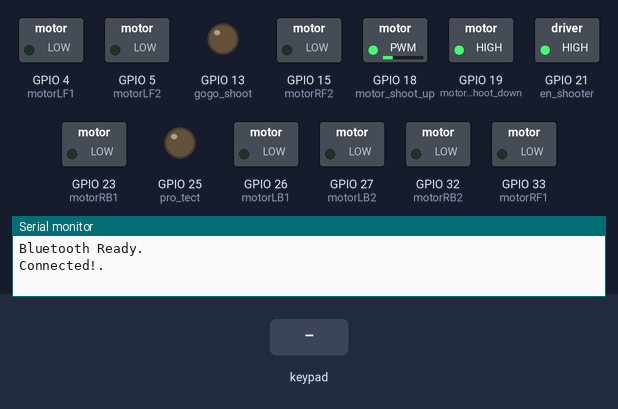
Bench run of a sketch on a simulated ESP32. Shown: switched loads named in the sketch (green lamp = pin HIGH), output pins drawn as LEDs (lit = HIGH), the last lines printed to the serial monitor. Inputs (shaded band) come from the test bench. Nothing arrives over Bluetooth unless stated.

Above: at 1.2 s.
1.3 s: key 'U' pressed
At 1.9 s:
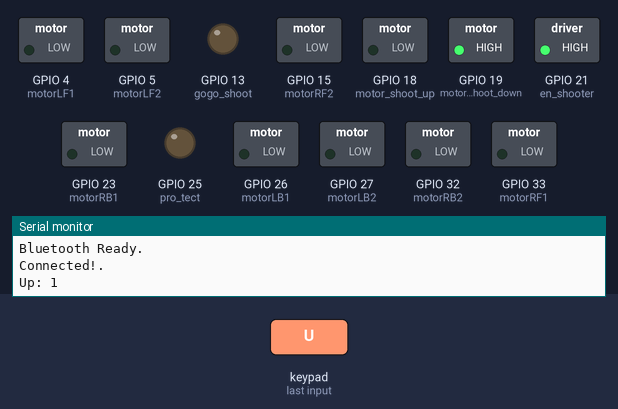
At 2.7 s:
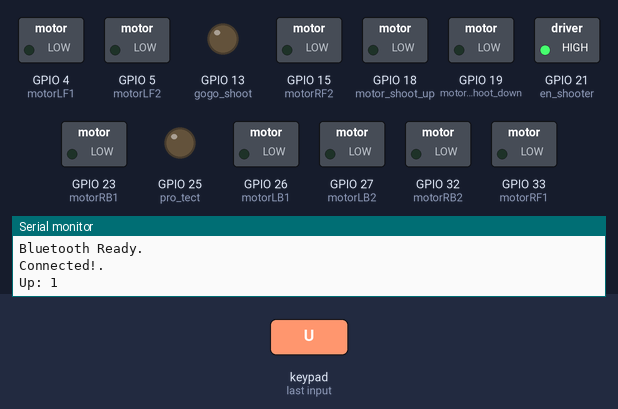
4.3 s: key 'L' pressed
7.3 s: key 'U' pressed
9.7 s: key 'L' pressed
At 11.0 s:
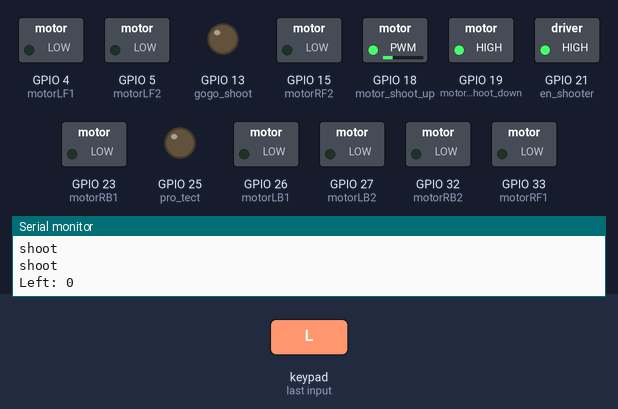
Timing chart, 0 to 12.2 s (numbered marks = the images above; inputs shaded):
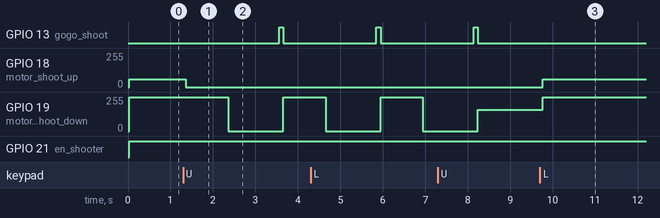

Measured:
- after the input at 1.3 s, GPIO 13 (gogo_shoot): LOW → HIGH after 2.3 s, → LOW 0.10 s later; GPIO 18 (motor_shoot_up): 60/255 → 0/255 after 0.06 s; GPIO 19 (motor_shoot_down): 255/255 → 0/255 after 1.1 s, → 255/255 1.3 s later
- after the input at 9.7 s, GPIO 18 (motor_shoot_up): 0/255 → 60/255 after 0.06 s; GPIO 19 (motor_shoot_down): 160/255 → 255/255 after 0.06 s

The sketch:

main3_ps5.ino
```cpp
#include <ps5Controller.h>

#define motorLF1 4
#define motorLF2 5

#define motorRF1 33
#define motorRF2 15

#define motorRB1 23
#define motorRB2 32

#define motorLB1 26
#define motorLB2 27

#define motor_shoot_up 18
#define motor_shoot_down 19
#define en_shooter 21 //dir

// #define arm 28
// #define hand 31
// #define drop_ball 26
// #define go_shoot 27

#define pro_tect 25
#define gogo_shoot 13

int8_t pneu_shoot = 0;
int8_t pneu_arm_dribble = 0;
int8_t hand_ball_state = 0;

int speed = 0, strafe = 0, turn = 0;

int slow_mode = 0 , SWmode = 0 ;

int nue_shootMT = 0 ,stop_shoot=0;

int go_shoot =0 ;

int power=0 ,power1=0 , power2=0;

int protect =0;

bool toggle[16] = {false, false, false, false, false, false, false, false, false, false, false, false, false, false, false, false};

void onConnect() {
  Serial.println("Connected!.");
}

void onDisConnect() {
  Serial.println("Disconnected!.");
}

void onEvent() {
  if(ps5.event.button_down.square) {
    toggle[0] = !toggle[0];
    Serial.print("Square: ");
    Serial.println(toggle[0]);
  }
  if(ps5.event.button_down.triangle) {
    toggle[1] = !toggle[1];
    Serial.print("Triangle: ");
    Serial.println(toggle[1]);
  }
  if(ps5.event.button_down.circle) {
    toggle[2] = !toggle[2];
    Serial.print("Circle: ");
    Serial.println(toggle[2]);
  }
  if(ps5.event.button_down.cross){
    toggle[3] = !toggle[3];
    Serial.print("Cross: ");
    Serial.println(toggle[3]);
  }
  if(ps5.event.button_down.l1) {
    toggle[4] = !toggle[4];
    Serial.print("L1: ");
    Serial.println(toggle[4]);
  }
   if(ps5.event.button_down.l2) {
    toggle[5] = !toggle[5];
    Serial.print("L2: ");
    Serial.println(toggle[5]);
  }
  if(ps5.event.button_down.r1) {
    toggle[6] = !toggle[6];
    Serial.print("R1: ");
    Serial.println(toggle[6]);
  }
    if(ps5.event.button_down.r2) {
    toggle[7] = !toggle[7];
    Serial.print("R1: ");
    Serial.println(toggle[7]);
  }
  if(ps5.event.button_down.share) {
    toggle[8] = !toggle[8];
    Serial.print("Share: ");
    Serial.println(toggle[8]);
  }
  if(ps5.event.button_down.ps) {
    toggle[10] = !toggle[10];
    Serial.print("PS: ");
    Serial.println(toggle[10]);
  }
  if(ps5.event.button_down.touchpad) {
    toggle[11] = !toggle[11];
    Serial.print("Touchpad: ");
    Serial.println(toggle[11]);
  }
  if(ps5.event.button_down.up) {
    toggle[12] = !toggle[12];
    Serial.print("Up: ");
    Serial.println(toggle[12]);
  }
  if(ps5.event.button_down.down) {
    toggle[13] = !toggle[13];
    Serial.print("Down: ");
    Serial.println(toggle[13]);
  }
  if(ps5.event.button_down.left) {
    toggle[14] = !toggle[14];
    Serial.print("Left: ");
    Serial.println(toggle[14]);
  }
}


void setup() {
  Serial.begin(115200);
  ps5.attachOnConnect(onConnect);
  ps5.attachOnDisconnect(onDisConnect);
  ps5.attach(onEvent);
  ps5.begin("88:03:4C:79:F5:36"); // เปลี่ยนเป็น MAC ของ PS5 Controller

  pinMode(motorLF1,OUTPUT);
  pinMode(motorLF2,OUTPUT);
  pinMode(motorRF1,OUTPUT);
  pinMode(motorRF2,OUTPUT);
  pinMode(motorLB1,OUTPUT);
  pinMode(motorLB2,OUTPUT);
  pinMode(motorRB1,OUTPUT);
  pinMode(motorRB2,OUTPUT);

  pinMode(motor_shoot_up, OUTPUT);
  pinMode(motor_shoot_down, OUTPUT);
  pinMode(en_shooter,OUTPUT);

  pinMode(pro_tect, OUTPUT);
  pinMode(gogo_shoot,OUTPUT);

  analogWrite(motor_shoot_up, 0);
  analogWrite(motor_shoot_down, 0);
  Serial.println("Bluetooth Ready.");
}
// ตัวอย่างสมมุติ ใช้ไลบรารี ps5controller.h ที่มีฟังก์ชัน setLedColor(r,g,b);

// void setColorBasedOnMode(int sw_mode) {
//   if (sw_mode == 1) {
//     ps5.setLightBar(255, 0, 0);  // แดง โหมด ON
//   } else {
//     ps5.setLightBar(0, 0, 255);  // น้ำเงิน โหมด OFF
//   }
// }


void loop() {
  drive_manual(speed,strafe,turn);

  rel(go_shoot);
  rel1(protect);
  int leftX = ps5.LStickX();
  int leftY = ps5.LStickY();
  int rightX = ps5.RStickX();
  int rightY = ps5.RStickY();
  int Circle = ps5.Circle();
  int Square = ps5.Square();
  int L2 = ps5.L2();
  int R2 = ps5.R2();
  int L1 = ps5.L1();
  int R1 = ps5.R1();
  // int Cross = ps5.Cross();
  // int Left = ps5.Left();
  // int Right = ps5.Right();
  // int Options = ps5.Options();
  int touchpad = toggle[11];
  //int Share = ps5.Share();

 String mess = String(leftX) + "," +
                String(rightY) + "," +
                String(rightX) + "," +
                String(toggle[4]) + "," + //l1
                String(toggle[5]) + "," +//l2
                String(toggle[6]) + "," + //r1
                String(toggle[7]) + "," + // r2
                String(toggle[3]) + "," + //cross
                String(toggle[11]) + "\n";  //touch

  // Serial.print(mess);  // แสดง string รวม
  // Serial1.print(mess);      // ✅ ส่งออกไปยัง Mega\

int values[10];
int index = 0;
int lastIndex = 0;
mess.trim();  // ตัด \n และ space ออก

for (int i = 0; i < mess.length(); i++) {
  if (mess.charAt(i) == ',') {
    values[index++] = mess.substring(lastIndex, i).toInt();
    lastIndex = i + 1;
  }
}

values[index++] = mess.substring(lastIndex).toInt();  // ค่าสุดท้าย

// ✅ ดึงค่าจาก values[]
turn      = values[2];
strafe    = values[0];
speed     = values[1];
slow_mode = values[7];//corss
nue_shootMT   = values[4];//l2
protect   = values[5];//r1
stop_shoot   = values[6];//r2
SWmode    = values[8]; //touch
go_shoot    = values[3]; //l1

if (SWmode == 1) {
  turn   = -values[2];
  strafe = -values[0];
  speed  = -values[1];
}
// if (sw_mode != SWmode) {  // ถ้าโหมดเปลี่ยน
//     sw_mode = SWmode;
//     setColorBasedOnMode(sw_mode);
//  }
  // Serial.print(nue_shootMT);

if(stop_shoot == 1) {
  shooter_power(nue_shootMT, stop_shoot, 0, 0, 0);
} else if (nue_shootMT == 1) {
  shooter_power(nue_shootMT, stop_shoot, 255, 0, 0);
} else {
  if(toggle[14]) {
    shooter_power(nue_shootMT, stop_shoot, 0, 20, 160);  // สลับ
    Serial.println("shoot");
  } else {
    shooter_power(nue_shootMT, stop_shoot, 0, -60, 255);  // ปกติ
  }
  if(toggle[12]) {
    shooter_power(nue_shootMT, stop_shoot, 0, 255, 255);  // สลับ
    delay(1000);
    shooter_power(nue_shootMT, stop_shoot, 0, 0, -255);  // สลับ
    delay(1200);
    digitalWrite(gogo_shoot,HIGH);
    }
}


//เปิดพน้อมกันปิดตัวบนและยิง
// Serial.print("Speed: "); Serial.print(speed);
// Serial.print(" | Strafe: "); Serial.print(strafe);
// Serial.print(" | Turn: "); Serial.println(turn);

delay(70);

}
```

motor.ino
```cpp
void drive_manual(int speed, int strafe, int turn ) {

// Serial.print("Speed: "); Serial.print(speed);
// Serial.print(" | Strafe: "); Serial.print(strafe);
// Serial.print(" | Turn: "); Serial.println(turn);

  int motor1Speed,motor2Speed,motor3Speed,motor4Speed;

    // Calculate motor speeds
  motor1Speed =  (speed + turn + strafe);  // LF
  motor2Speed = (speed -turn - strafe);    // RF
  motor3Speed = (speed -turn + strafe);    // LB
  motor4Speed = (speed +turn - strafe);    // RB

  // Serial.print("M1: "); Serial.print(motor1Speed);
  // Serial.print(" | M2: "); Serial.print(motor2Speed);
  // Serial.print(" | M3: "); Serial.print(motor3Speed);
  // Serial.print(" | M4: "); Serial.println(motor4Speed);

  // if slow_mode

  if (slow_mode == 1) {
    motor1Speed /= 3;
    motor2Speed /= 3;
    motor3Speed /= 3;
    motor4Speed /= 3;
    // Serial.println("slow");
  }

  motor1Speed = adjust_speed(motor1Speed);
  motor2Speed = adjust_speed(motor2Speed);
  motor3Speed = adjust_speed(motor3Speed);
  motor4Speed = adjust_speed(motor4Speed);

  int maxMotorSpeed = max(max(abs(motor1Speed), abs(motor2Speed)), max(abs(motor3Speed), abs(motor4Speed)));
  if (maxMotorSpeed > 128) {
    motor1Speed = (motor1Speed * 128) / maxMotorSpeed;
    motor2Speed = (motor2Speed * 128) / maxMotorSpeed;
    motor3Speed = (motor3Speed * 128) / maxMotorSpeed;
    motor4Speed = (motor4Speed * 128) / maxMotorSpeed;
  }

  // Control motors
  ControlMotor(motor1Speed, motorLF1,motorLF2);
  ControlMotor(motor2Speed, motorRF1,motorRF2);
  ControlMotor(motor3Speed, motorLB1,motorLB2);
  ControlMotor(motor4Speed, motorRB1,motorRB2);

  delay(25);
}

void ControlMotor(int speed, int pinA, int pinB) {
  int pwm = abs(speed);
  pwm = constrain(pwm, 0, 255); //

  if (speed > 0) {
    analogWrite(pinA, 0);     // ⭐ เปลี่ยนเป็น analogWrite
    analogWrite(pinB, pwm);
  } else if (speed < 0) {
    analogWrite(pinA, pwm);
    analogWrite(pinB, 0);
  } else {
    analogWrite(pinA, 0);
    analogWrite(pinB, 0);
  }

  // int frequency = map(abs(speed), 0, 127, 0, 255);
  // if (frequency > 255) {
  //   frequency = 255;
  // }
  // analogWrite(PWM, frequency);

}

int adjust_speed(int speed) {
  if (abs(speed) < 25) return 0;
  return constrain(speed, -255, 255);
}

int limit_power(int value) {

  if (value > 255) return 255;
  else if (value < -255) return -255;
  return constrain(value, -255, 255);

}

void shooter_power(int nue_shootMT,int stop_shoot,int power,int power1 ,int power2) {
//  int power1= 150;  // กำหนดความแรงตามต้องการ
//  int power2= 200;  // กำหนดความแรงตามต้องการ
//  int power=255;
  // Serial.println(nue_shootMT)
  // Serial.println(power);

  if (nue_shootMT == 1) {
    digitalWrite(en_shooter, HIGH);  // ทิศทางหมุนทางที่ 1
    analogWrite(motor_shoot_up, limit_power(power));
    analogWrite(motor_shoot_down, limit_power(power));
  }
  // } else {
  //   digitalWrite(en_shooter, HIGH); // ทิศทางหมุนทางที่ 2
  // }

  if (nue_shootMT == 0) {
     digitalWrite(en_shooter, HIGH);
    analogWrite(motor_shoot_up, limit_power(-power1));
    analogWrite(motor_shoot_down, limit_power(power2));

  }
  if (stop_shoot == 1) {
    analogWrite(motor_shoot_up, 0);
    analogWrite(motor_shoot_down, 0);
  }
  //  if (stop_shoot == 1) {
  //   power1=0;
  //   power2=0;
  //   power=0;

  // }

  // จ่าย PWM ให้มอเตอร์ 2 ตัว
  // analogWrite(motor_shoot_up, limit_power(power));
  // analogWrite(motor_shoot_down, limit_power(power2));

}
```

relay.ino
```cpp
void rel(int go_shoot) {
  // Serial.println(go_shoot);
  if (go_shoot ==1 )
  {
    digitalWrite(gogo_shoot,HIGH);
    // Serial.println("open");
  }
  else{
    digitalWrite(gogo_shoot,LOW);
    // Serial.println("off");
  }

}

void rel1(int protect ) {
  if (protect ==1 )
  {
    digitalWrite(pro_tect,HIGH);
    // Serial.println("open");
  }
  else{
    digitalWrite(pro_tect,LOW);
    // Serial.println("off");
  }

}
```
